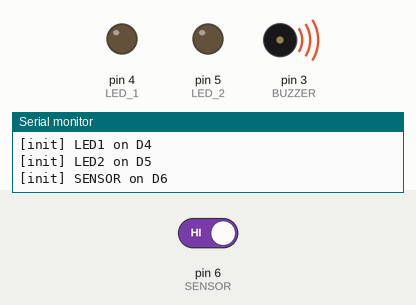
A sketch run on a simulated Arduino Uno, built with avr-gcc and run on an emulated ATmega328P. Shown: output pins drawn as LEDs (lit = HIGH), buzzer (waves = sounding, pin HIGH), the last lines printed to the serial monitor. Dashed ring = blinking. The test bench sets the inputs (shaded band); at power-on: pin 6 (SENSOR) HIGH.

Above: at 1.8 s.
1.9 s: pin 6 (SENSOR) driven LOW
At 2.4 s:
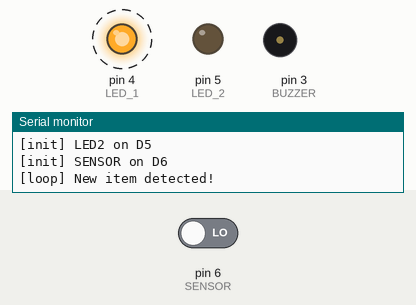
At 2.9 s:
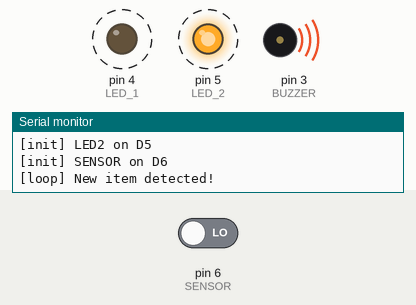
4.9 s: pin 6 (SENSOR) driven HIGH
At 5.7 s:
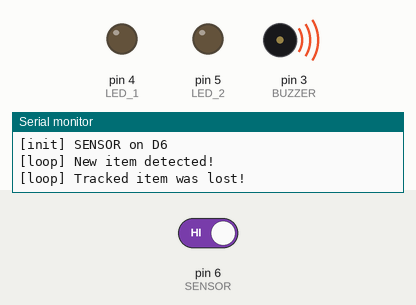
Timing chart, 0 to 7.9 s (numbered marks = the images above; inputs shaded):
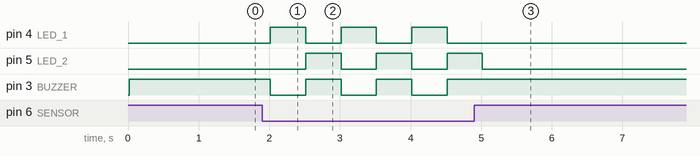

The sketch:

parking_sensor.ino
```cpp
#define BUZZER 3
#define LED_1 4
#define LED_2 5
#define SENSOR 6

int g_state;
int g_counter;

void logToSerial(char* data, int value)
{
	Serial.print(data);
	Serial.println(value);
}

void setup()
{
	Serial.begin(9600);

	logToSerial("[init] BUZZER on D", BUZZER);
	pinMode(BUZZER, OUTPUT);
	logToSerial("[init] LED1 on D", LED_1);
	pinMode(LED_1, OUTPUT);
	logToSerial("[init] LED2 on D", LED_2);
	pinMode(LED_2, OUTPUT);
	logToSerial("[init] SENSOR on D", SENSOR);
	pinMode(SENSOR, INPUT);

	g_state = HIGH;	 // no item
	g_counter = 0;
}

int itemDetected()
{
	int state = digitalRead(SENSOR);

	if (g_state == HIGH && state == LOW) {
		Serial.println("[loop] New item detected!");
	} else if (g_state == LOW && state == HIGH) {
		Serial.println("[loop] Tracked item was lost!");
	}

	g_state = state;
	return state == LOW;
}

void loop()
{
	if (itemDetected()) {
		int opt = g_counter % 2;
		digitalWrite(LED_1, opt == 0 ? HIGH : LOW);
		digitalWrite(LED_2, opt == 1 ? HIGH : LOW);
		digitalWrite(BUZZER, opt == 0 ? LOW : HIGH);
		++g_counter;
	} else {
		digitalWrite(LED_1, LOW);
		digitalWrite(LED_2, LOW);
		digitalWrite(BUZZER, HIGH);
		g_counter = 0;
	}

	delay(500);
}
```

Measured:
- after the input at 1.9 s, pin 4 (LED_1), pin 3 (BUZZER): alternates HIGH for 0.50 s and LOW for 0.50 s, starting after 0.12 s; pin 5 (LED_2): alternates HIGH for 0.50 s and LOW for 0.50 s, starting after 0.62 s
- after the input at 4.9 s, pin 4 (LED_1): stops changing and stays LOW; pin 5 (LED_2): goes on until 5.0 s, then stays LOW; pin 3 (BUZZER): stops changing and stays HIGH
